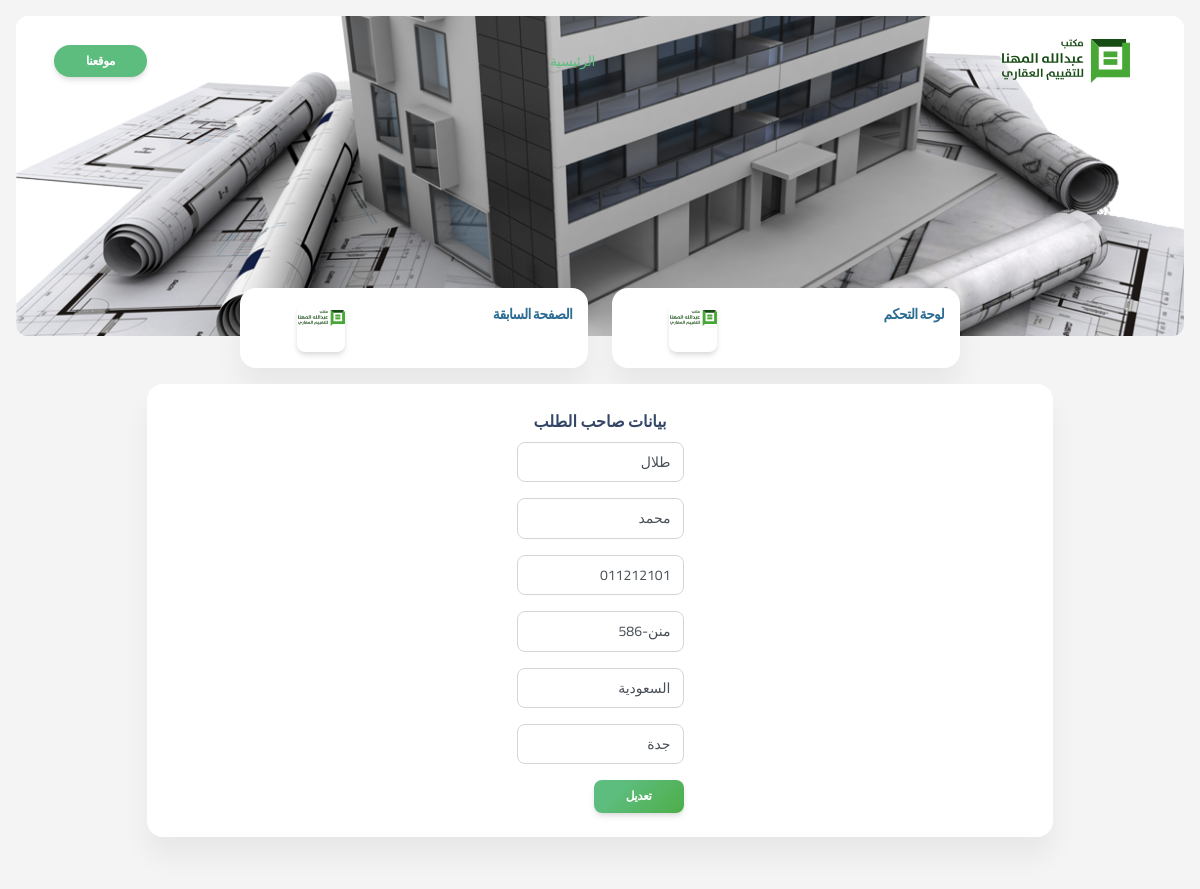
Screenshot of /documents/applicants/update/1 with the database file from the repository.
### documents/models.py (models this page shows, shortened)
class Applicant(models.Model):
    name = models.CharField(max_length=255, null=True, blank=True)
    address = models.CharField(max_length=255, null=True, blank=True)
    manager = models.CharField(max_length=255, null=True, blank=True)
    phone = models.CharField(max_length=255, null=True, blank=True)
    fax = models.CharField(max_length=255, null=True, blank=True)
    recordCivilian = models.CharField(max_length=255, null=True, blank=True)

### documents/views.py (the view, shortened to what this page needs)
# urls.py: path('applicants/update/<int:pk>', views.UpdateApplicant.as_view(), name='update-applicant'),
class UpdateApplicant(UpdateView):
    model = Applicant
    form_class = ApplicantForm
    template_name = 'documents/applicant/updateApplicant.html'

### templates/documents/applicant/updateApplicant.html (shortened to what this page needs)
{% extends 'masterpage.html' %}
{% load static %}
{% block body %}
<section class="min-vh-85 mb-8" style="background-color: #f4f4f4">
    <div class=" bg-kheer page-header align-items-start min-vh-90 pt-5 pb-11 m-3 border-radius-lg" style="background-image: url('../../../static/images/mahna.png')">
      <div class="container">
        <div class="row justify-content-center">
          <div class="col-lg-5 text-center mx-auto pt-lg-5">
          </div>
        </div>
      </div>
    </div>
    <div class="container">
     {% include 'partials/_menu.html' %}
        <div class="row pt-3 justify-content-center">
             <div class="col-10">
        <div class="card mb-4">
            <div class="card-header pb-0">
                <h6 class="text-center"> بيانات صاحب الطلب</h6>
            </div>
            <div class="card-body px-0 pt-0 pb-2">
                <div class="row d-flex justify-content-center">
                    <div class="col-lg-12 col-12 d-flex justify-content-center">
                        <form  method="post">
                             {% for filed in form %}
                                            <div class="form-group">
                                                {{ filed }}
                                            </div>
                                        {% endfor %}
          <button type="submit" class="btn btn-sm text-white bg-mahna">
                           تعديل
                       </button>
                        </form>
                    </div>
                </div>
            </div>
        </div>
        </div>
   </div>
    </div>
  </section>
{% endblock body %}

### rows the page displays
Applicant: form "طلال" "محمد" "011212101" "منن-586" "السعودية" "جدة"
